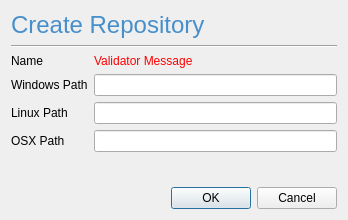
<?xml version="1.0" encoding="UTF-8"?>
<ui version="4.0">
 <class>Dialog</class>
 <widget class="QDialog" name="Dialog">
  <property name="geometry">
   <rect>
    <x>0</x>
    <y>0</y>
    <width>348</width>
    <height>220</height>
   </rect>
  </property>
  <property name="windowTitle">
   <string>Dialog</string>
  </property>
  <layout class="QVBoxLayout" name="verticalLayout" stretch="0,0,1,0">
   <item>
    <widget class="QLabel" name="dialog_label">
     <property name="styleSheet">
      <string notr="true">color: rgb(71, 143, 202);
font: 18pt;</string>
     </property>
     <property name="text">
      <string>Create Repository</string>
     </property>
    </widget>
   </item>
   <item>
    <widget class="Line" name="line">
     <property name="orientation">
      <enum>Qt::Horizontal</enum>
     </property>
    </widget>
   </item>
   <item>
    <layout class="QFormLayout" name="formLayout">
     <item row="0" column="0">
      <widget class="QLabel" name="name_label">
       <property name="text">
        <string>Name</string>
       </property>
      </widget>
     </item>
     <item row="0" column="1">
      <layout class="QVBoxLayout" name="name_fields_verticalLayout">
       <item>
        <widget class="QLabel" name="name_validator_label">
         <property name="styleSheet">
          <string notr="true">color: rgb(255, 0, 0);</string>
         </property>
         <property name="text">
          <string>Validator Message</string>
         </property>
        </widget>
       </item>
      </layout>
     </item>
     <item row="1" column="0">
      <widget class="QLabel" name="windows_path_label">
       <property name="text">
        <string>Windows Path</string>
       </property>
      </widget>
     </item>
     <item row="1" column="1">
      <widget class="QLineEdit" name="windows_path_lineEdit"/>
     </item>
     <item row="2" column="0">
      <widget class="QLabel" name="linux_label">
       <property name="text">
        <string>Linux Path</string>
       </property>
      </widget>
     </item>
     <item row="2" column="1">
      <widget class="QLineEdit" name="linux_path_lineEdit"/>
     </item>
     <item row="3" column="0">
      <widget class="QLabel" name="osx_path_label">
       <property name="text">
        <string>OSX Path</string>
       </property>
      </widget>
     </item>
     <item row="3" column="1">
      <widget class="QLineEdit" name="osx_path_lineEdit"/>
     </item>
    </layout>
   </item>
   <item>
    <widget class="QDialogButtonBox" name="buttonBox">
     <property name="orientation">
      <enum>Qt::Horizontal</enum>
     </property>
     <property name="standardButtons">
      <set>QDialogButtonBox::Cancel|QDialogButtonBox::Ok</set>
     </property>
    </widget>
   </item>
  </layout>
 </widget>
 <resources/>
 <connections>
  <connection>
   <sender>buttonBox</sender>
   <signal>accepted()</signal>
   <receiver>Dialog</receiver>
   <slot>accept()</slot>
   <hints>
    <hint type="sourcelabel">
     <x>248</x>
     <y>254</y>
    </hint>
    <hint type="destinationlabel">
     <x>157</x>
     <y>274</y>
    </hint>
   </hints>
  </connection>
  <connection>
   <sender>buttonBox</sender>
   <signal>rejected()</signal>
   <receiver>Dialog</receiver>
   <slot>reject()</slot>
   <hints>
    <hint type="sourcelabel">
     <x>316</x>
     <y>260</y>
    </hint>
    <hint type="destinationlabel">
     <x>286</x>
     <y>274</y>
    </hint>
   </hints>
  </connection>
 </connections>
</ui>
